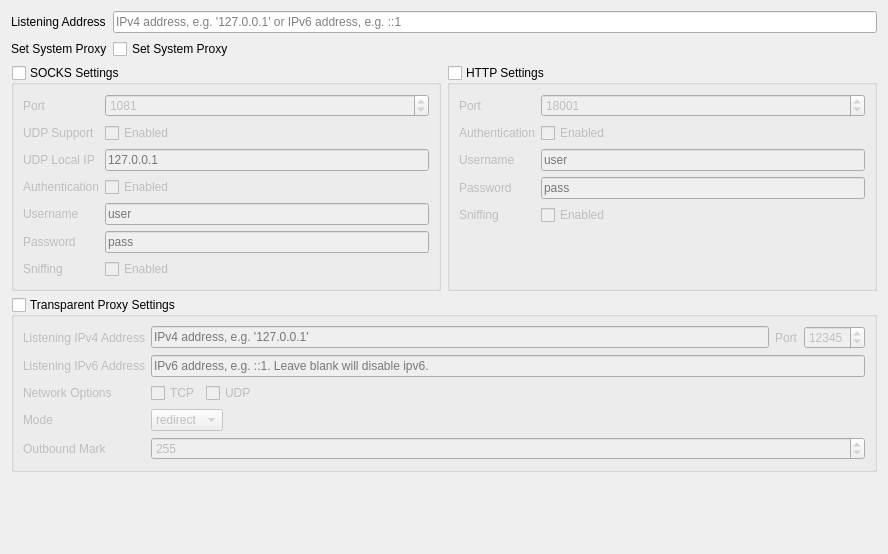
         <widget class="QWidget" name="scrollAreaWidgetContents_2">
          <property name="geometry">
           <rect>
            <x>0</x>
            <y>0</y>
            <width>888</width>
            <height>554</height>
           </rect>
          </property>
          <layout class="QVBoxLayout" name="verticalLayout_2">
           <item>
            <layout class="QFormLayout" name="formLayout_4">
             <item row="0" column="0">
              <widget class="QLabel" name="label_22">
               <property name="text">
                <string>Listening Address</string>
               </property>
               <property name="textFormat">
                <enum>Qt::PlainText</enum>
               </property>
              </widget>
             </item>
             <item row="0" column="1">
              <widget class="QLineEdit" name="listenIPTxt">
               <property name="placeholderText">
                <string>IPv4 address, e.g. '127.0.0.1' or IPv6 address, e.g. ::1</string>
               </property>
              </widget>
             </item>
             <item row="1" column="0">
              <widget class="QLabel" name="label_59">
               <property name="text">
                <string>Set System Proxy</string>
               </property>
               <property name="textFormat">
                <enum>Qt::PlainText</enum>
               </property>
              </widget>
             </item>
             <item row="1" column="1">
              <widget class="QCheckBox" name="setSysProxyCB">
               <property name="text">
                <string>Set System Proxy</string>
               </property>
              </widget>
             </item>
            </layout>
           </item>
           <item>
            <layout class="QGridLayout" name="gridLayout_11">
             <item row="0" column="0">
              <widget class="QGroupBox" name="socksGroupBox">
               <property name="title">
                <string>SOCKS Settings</string>
               </property>
               <property name="checkable">
                <bool>true</bool>
               </property>
               <property name="checked">
                <bool>false</bool>
               </property>
               <layout class="QFormLayout" name="formLayout_2">
                <item row="0" column="0">
                 <widget class="QLabel" name="label_4">
                  <property name="text">
                   <string>Port</string>
                  </property>
                  <property name="textFormat">
                   <enum>Qt::PlainText</enum>
                  </property>
                 </widget>
                </item>
                <item row="0" column="1">
                 <widget class="QSpinBox" name="socksPortLE">
                  <property name="minimum">
                   <number>1</number>
                  </property>
                  <property name="maximum">
                   <number>65535</number>
                  </property>
                  <property name="value">
                   <number>1081</number>
                  </property>
                 </widget>
                </item>
                <item row="1" column="0">
                 <widget class="QLabel" name="label_14">
                  <property name="text">
                   <string>UDP Support</string>
                  </property>
                  <property name="textFormat">
                   <enum>Qt::PlainText</enum>
                  </property>
                 </widget>
                </item>
                <item row="1" column="1">
                 <widget class="QCheckBox" name="socksUDPCB">
                  <property name="text">
                   <string>Enabled</string>
                  </property>
                 </widget>
                </item>
                <item row="2" column="0">
                 <widget class="QLabel" name="label_25">
                  <property name="text">
                   <string>UDP Local IP</string>
                  </property>
                  <property name="textFormat">
                   <enum>Qt::PlainText</enum>
                  </property>
                 </widget>
                </item>
                <item row="2" column="1">
                 <widget class="QLineEdit" name="socksUDPIP">
                  <property name="placeholderText">
                   <string notr="true">127.0.0.1</string>
                  </property>
                 </widget>
                </item>
                <item row="3" column="0">
                 <widget class="QLabel" name="label_10">
                  <property name="text">
                   <string>Authentication</string>
                  </property>
                  <property name="textFormat">
                   <enum>Qt::PlainText</enum>
                  </property>
                 </widget>
                </item>
                <item row="3" column="1">
                 <widget class="QCheckBox" name="socksAuthCB">
                  <property name="text">
                   <string>Enabled</string>
                  </property>
                 </widget>
                </item>
                <item row="5" column="0">
                 <widget class="QLabel" name="label_11">
                  <property name="text">
                   <string>Username</string>
                  </property>
                  <property name="textFormat">
                   <enum>Qt::PlainText</enum>
                  </property>
                 </widget>
                </item>
                <item row="5" column="1">
                 <widget class="QLineEdit" name="socksAuthUsernameTxt">
                  <property name="placeholderText">
                   <string notr="true">user</string>
                  </property>
                 </widget>
                </item>
                <item row="6" column="0">
                 <widget class="QLabel" name="label_12">
                  <property name="text">
                   <string>Password</string>
                  </property>
                  <property name="textFormat">
                   <enum>Qt::PlainText</enum>
                  </property>
                 </widget>
                </item>
                <item row="6" column="1">
                 <widget class="QLineEdit" name="socksAuthPasswordTxt">
                  <property name="placeholderText">
                   <string notr="true">pass</string>
                  </property>
                 </widget>
                </item>
                <item row="7" column="1">
                 <widget class="QCheckBox" name="socksSniffingCB">
                  <property name="text">
                   <string>Enabled</string>
                  </property>
                 </widget>
                </item>
                <item row="7" column="0">
                 <widget class="QLabel" name="label_87">
                  <property name="text">
                   <string>Sniffing</string>
                  </property>
                  <property name="textFormat">
                   <enum>Qt::PlainText</enum>
                  </property>
                 </widget>
                </item>
               </layout>
              </widget>
             </item>
             <item row="0" column="1">
              <widget class="QGroupBox" name="httpGroupBox">
               <property name="title">
                <string>HTTP Settings</string>
               </property>
               <property name="checkable">
                <bool>true</bool>
               </property>
               <property name="checked">
                <bool>false</bool>
               </property>
               <layout class="QFormLayout" name="formLayout_7">
                <item row="0" column="0">
                 <widget class="QLabel" name="label_3">
                  <property name="text">
                   <string>Port</string>
                  </property>
                  <property name="textFormat">
                   <enum>Qt::PlainText</enum>
                  </property>
                 </widget>
                </item>
                <item row="0" column="1">
                 <widget class="QSpinBox" name="httpPortLE">
                  <property name="minimum">
                   <number>1</number>
                  </property>
                  <property name="maximum">
                   <number>65535</number>
                  </property>
                  <property name="value">
                   <number>18001</number>
                  </property>
                 </widget>
                </item>
                <item row="1" column="0">
                 <widget class="QLabel" name="label_9">
                  <property name="text">
                   <string>Authentication</string>
                  </property>
                  <property name="textFormat">
                   <enum>Qt::PlainText</enum>
                  </property>
                 </widget>
                </item>
                <item row="1" column="1">
                 <widget class="QCheckBox" name="httpAuthCB">
                  <property name="text">
                   <string>Enabled</string>
                  </property>
                 </widget>
                </item>
                <item row="2" column="0">
                 <widget class="QLabel" name="label_2">
                  <property name="text">
                   <string>Username</string>
                  </property>
                  <property name="textFormat">
                   <enum>Qt::PlainText</enum>
                  </property>
                 </widget>
                </item>
                <item row="2" column="1">
                 <widget class="QLineEdit" name="httpAuthUsernameTxt">
                  <property name="placeholderText">
                   <string notr="true">user</string>
                  </property>
                 </widget>
                </item>
                <item row="3" column="0">
                 <widget class="QLabel" name="label_13">
                  <property name="text">
                   <string>Password</string>
                  </property>
                  <property name="textFormat">
                   <enum>Qt::PlainText</enum>
                  </property>
                 </widget>
                </item>
                <item row="3" column="1">
                 <widget class="QLineEdit" name="httpAuthPasswordTxt">
                  <property name="placeholderText">
                   <string notr="true">pass</string>
                  </property>
                 </widget>
                </item>
                <item row="4" column="1">
                 <widget class="QCheckBox" name="httpSniffingCB">
                  <property name="text">
                   <string>Enabled</string>
                  </property>
                 </widget>
                </item>
                <item row="4" column="0">
                 <widget class="QLabel" name="label_88">
                  <property name="text">
                   <string>Sniffing</string>
                  </property>
                  <property name="textFormat">
                   <enum>Qt::PlainText</enum>
                  </property>
                 </widget>
                </item>
               </layout>
              </widget>
             </item>
             <item row="1" column="0" colspan="2">
              <widget class="QGroupBox" name="tproxGroupBox">
               <property name="title">
                <string>Transparent Proxy Settings</string>
               </property>
               <property name="checkable">
                <bool>true</bool>
               </property>
               <property name="checked">
                <bool>false</bool>
               </property>
               <layout class="QFormLayout" name="formLayout_11">
                <item row="0" column="1">
                 <layout class="QHBoxLayout" name="horizontalLayout_8">
                  <item>
                   <widget class="QLineEdit" name="tproxyListenAddr">
                    <property name="placeholderText">
                     <string>IPv4 address, e.g. '127.0.0.1'</string>
                    </property>
                   </widget>
                  </item>
                  <item>
                   <widget class="QLabel" name="label_77">
                    <property name="text">
                     <string>Port</string>
                    </property>
                   </widget>
                  </item>
                  <item>
                   <widget class="QSpinBox" name="tProxyPort">
                    <property name="minimum">
                     <number>1</number>
                    </property>
                    <property name="maximum">
                     <number>65535</number>
                    </property>
                    <property name="value">
                     <number>12345</number>
                    </property>
                   </widget>
                  </item>
                 </layout>
                </item>
                <item row="2" column="0">
                 <widget class="QLabel" name="label_72">
                  <property name="text">
                   <string>Network Options</string>
                  </property>
                  <property name="textFormat">
                   <enum>Qt::PlainText</enum>
                  </property>
                 </widget>
                </item>
                <item row="2" column="1">
                 <layout class="QHBoxLayout" name="horizontalLayout">
                  <item>
                   <widget class="QCheckBox" name="tproxyEnableTCP">
                    <property name="text">
                     <string>TCP</string>
                    </property>
                   </widget>
                  </item>
                  <item>
                   <widget class="QCheckBox" name="tproxyEnableUDP">
                    <property name="text">
                     <string>UDP</string>
                    </property>
                   </widget>
                  </item>
                  <item>
                   <spacer name="horizontalSpacer_2">
                    <property name="orientation">
                     <enum>Qt::Horizontal</enum>
                    </property>
                    <property name="sizeHint" stdset="0">
                     <size>
                      <width>40</width>
                      <height>20</height>
                     </size>
                    </property>
                   </spacer>
                  </item>
                 </layout>
                </item>
                <item row="3" column="0">
                 <widget class="QLabel" name="label_78">
                  <property name="text">
                   <string>Mode</string>
                  </property>
                  <property name="textFormat">
                   <enum>Qt::PlainText</enum>
                  </property>
                 </widget>
                </item>
                <item row="3" column="1">
                 <widget class="QComboBox" name="tproxyMode">
                  <property name="sizePolicy">
                   <sizepolicy hsizetype="Fixed" vsizetype="Fixed">
                    <horstretch>0</horstretch>
                    <verstretch>0</verstretch>
                   </sizepolicy>
                  </property>
                  <item>
                   <property name="text">
                    <string notr="true">redirect</string>
                   </property>
                  </item>
                  <item>
                   <property name="text">
                    <string notr="true">tproxy</string>
                   </property>
                  </item>
                 </widget>
                </item>
                <item row="4" column="0">
                 <widget class="QLabel" name="label_79">
                  <property name="text">
                   <string>Outbound Mark</string>
                  </property>
                  <property name="textFormat">
                   <enum>Qt::PlainText</enum>
                  </property>
                 </widget>
                </item>
                <item row="4" column="1">
                 <widget class="QSpinBox" name="outboundMark">
                  <property name="minimum">
                   <number>0</number>
                  </property>
                  <property name="maximum">
                   <number>65535</number>
                  </property>
                  <property name="value">
                   <number>255</number>
                  </property>
                 </widget>
                </item>
                <item row="0" column="0">
                 <widget class="QLabel" name="label_73">
                  <property name="text">
                   <string>Listening IPv4 Address</string>
                  </property>
                  <property name="textFormat">
                   <enum>Qt::PlainText</enum>
                  </property>
                 </widget>
                </item>
                <item row="1" column="0">
                 <widget class="QLabel" name="label_90">
                  <property name="text">
                   <string>Listening IPv6 Address</string>
                  </property>
                  <property name="textFormat">
                   <enum>Qt::PlainText</enum>
                  </property>
                 </widget>
                </item>
                <item row="1" column="1">
                 <widget class="QLineEdit" name="tproxyListenV6Addr">
                  <property name="toolTip">
                   <string/>
                  </property>
                  <property name="text">
                   <string/>
                  </property>
                  <property name="placeholderText">
                   <string>IPv6 address, e.g. ::1. Leave blank will disable ipv6.</string>
                  </property>
                 </widget>
                </item>
               </layout>
              </widget>
             </item>
            </layout>
           </item>
           <item>
            <spacer name="verticalSpacer_10">
             <property name="orientation">
              <enum>Qt::Vertical</enum>
             </property>
             <property name="sizeHint" stdset="0">
              <size>
               <width>20</width>
               <height>40</height>
              </size>
             </property>
            </spacer>
           </item>
          </layout>
         </widget>
